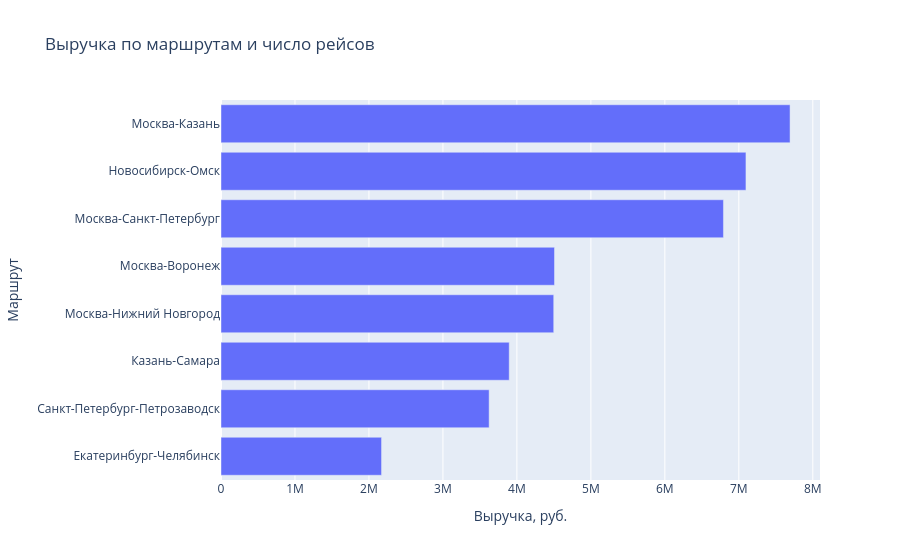

Source (notebook cell):
### Markdown cell above
### Задание 4

1. Постройте интерактивную столбчатую диаграмму (`px.bar`) выручки по маршрутам.
   Отсортируйте столбцы по значению.
2. Добавьте в `hover_data` число рейсов по маршруту, чтобы при наведении было видно
   и выручку, и количество.
3. Сохраните график в `charts/revenue_by_route.html` и откройте файл в браузере.
4. Постройте `px.box` стоимости рейса по типам груза. Чем интерактивный «ящик»
   удобнее статичного?

### Code cell
# 1) - 3)
route_stats = (df.groupby("route")
               .agg(revenue=("cost_rub", "sum"), trips=("trip_id", "count"))
               .reset_index()
               .sort_values("revenue"))

fig = px.bar(route_stats, x="revenue", y="route", hover_data=['trips'],
             title="Выручка по маршрутам и число рейсов",
             labels={"revenue": "Выручка, руб.", "route": "Маршрут",
                     "trips": "Число рейсов"})
Path("charts").mkdir(exist_ok=True)
fig.write_html("charts/revenue_by_route.html", include_plotlyjs=True)
fig.show()
print("Сохранено: charts/revenue_by_route.html")

### Figure 1 — Plotly figure (JSON) as saved in the notebook; plotly's stock layout.template omitted (floating-point values rounded to 4 significant figures)
{"data": [{"customdata": [[120], [95], [131], [123], [103], [111], [119], [108]], "hovertemplate": "Выручка, руб.=%{x}<br>Маршрут=%{y}<br>Число рейсов=%{customdata[0]}<extra></extra>", "legendgroup": "", "marker": {"color": "#636efa", "pattern": {"shape": ""}}, "name": "", "orientation": "h", "showlegend": false, "textposition": "auto", "type": "bar", "x": [2170340, 3624770, 3896140, 4497860, 4508350, 6792210, 7096250, 7692450], "xaxis": "x", "y": ["Екатеринбург-Челябинск", "Санкт-Петербург-Петрозаводск", "Казань-Самара", "Москва-Нижний Новгород", "Москва-Воронеж", "Москва-Санкт-Петербург", "Новосибирск-Омск", "Москва-Казань"], "yaxis": "y"}], "layout": {"barmode": "relative", "legend": {"tracegroupgap": 0}, "title": {"text": "Выручка по маршрутам и число рейсов"}, "xaxis": {"anchor": "y", "domain": [0, 1], "title": {"text": "Выручка, руб."}}, "yaxis": {"anchor": "x", "domain": [0, 1], "title": {"text": "Маршрут"}}}}
